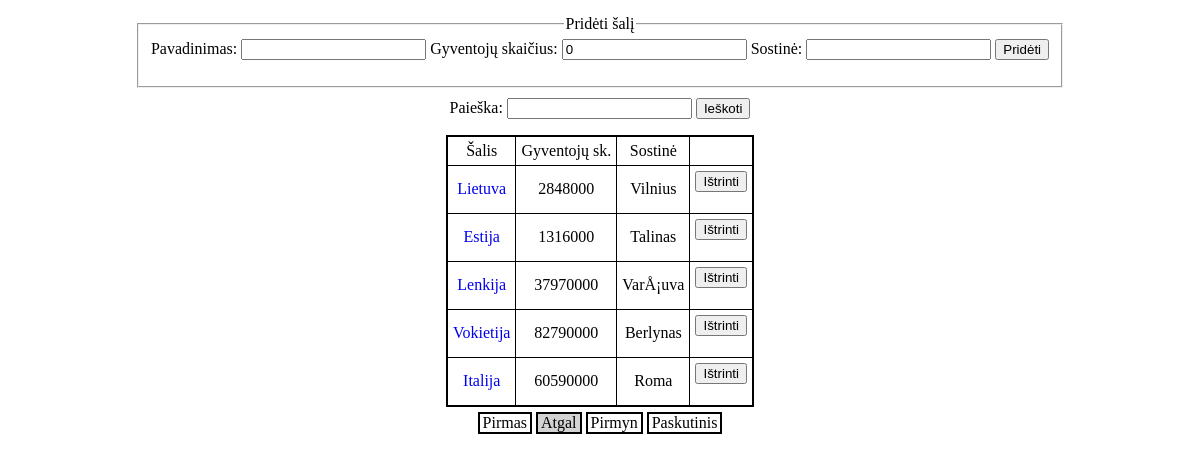
The app's page /countries.php, older data.
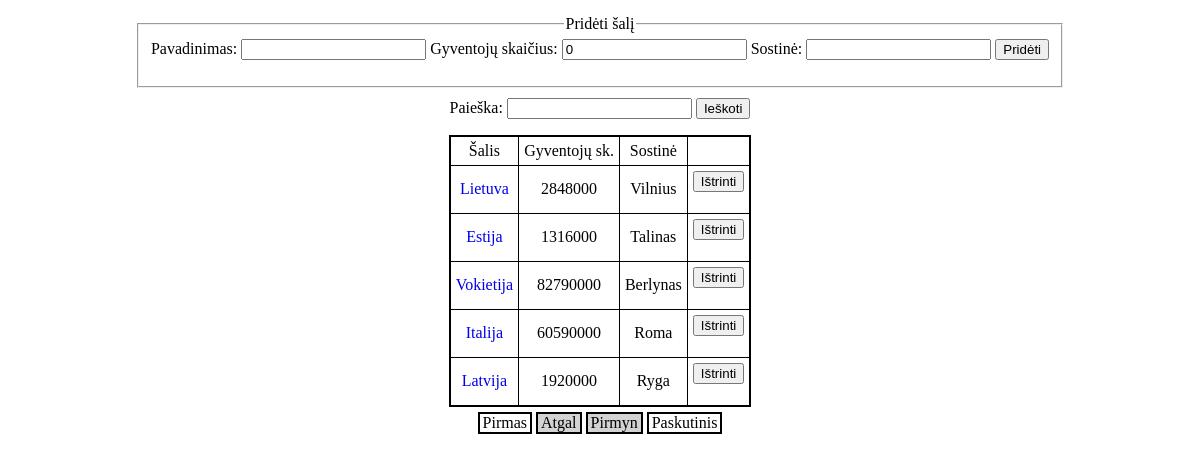
The same page, newer data.
### tables this page shows
CREATE TABLE `countries` (
  `id` int(11) NOT NULL,
  `name` varchar(45) NOT NULL,
  `population` int(11) NOT NULL,
  `capital` varchar(45) NOT NULL
);

### countryController.php (called while the page is built, shortened)
<?php include ('database.php');
include('countryModel.php');
$database = new Database();
$countryModel = new countryModel($database->connection);
if(isset($_GET['page'])){
    $pageno = $_GET['page'];
}
else{
    $pageno = 1;
}
$no_per_page = config::RECORD_NUM_PER_PAGE;
if(isset($_GET['search_string'])){
    $search_string = $_GET['search_string'];
    $link = "?search_string=".$_GET['search_string']."&";
    $total_pages = ceil($countryModel->getSearchedCountriesCount($_GET['search_string']) / $no_per_page);
    $countries = $countryModel->searchCountries($_GET['search_string'], $pageno, $no_per_page);
    if($pageno > $total_pages && $total_pages > 0){
        header('Location: countries.php'.$link.'page='.$total_pages);
        exit();
    }
    else if($pageno < 1) {
        header('Location: countries.php'.$link.'page=1');
        exit();
    }
}
else {
    $search_string = "";
    $link = "?";
    $total_pages = ceil($countryModel->getCountriesCount() / $no_per_page);
    $countries = $countryModel->getCountries($pageno, $no_per_page);
}
?>

### database.php (called while the page is built, shortened)
<?php
class Database{
    function __construct()
    {
        $this->connection = mysqli_connect(config::DB_HOST, config::DB_USER, config::DB_PASS, config::DB_NAME);
    }
}
?>

### countryModel.php (called while the page is built, shortened)
<?php
class countryModel
{
    public $connection;
    function __construct($connection)
    {
        $this->connection = $connection;
    }
    function getCountries($page_no, $no_per_page){
        $offset = ($page_no-1) * $no_per_page;
        $statement = mysqli_prepare($this->connection, 'SELECT * FROM countries LIMIT ?, ?');
        $statement->bind_param('ii', $offset, $no_per_page);
        $statement->execute();
        return $statement->get_result();
    }
    function getCountriesCount(){
        $query = "SELECT count(*) as count FROM countries";
        $result = mysqli_query($this->connection, $query);
        return mysqli_fetch_assoc($result)['count'];
    }
}

### countries.php (the view, shortened to what this page needs)
<html>
<head>
    <link type="text/css" rel="stylesheet" href="style.css">
</head>
<body>
<?php include 'countryController.php';?>
<div class="container">
    <fieldset style="margin-bottom: 10px">
        <legend>Pridėti šalį</legend>
        <form  action="storeCountry.php" method="post" >
            <label>Pavadinimas: <input type="text" name="name"></label>
            <label>Gyventojų skaičius: <input type="number" name="population" value="0"></label>
            <label>Sostinė: <input type="text" name="capital"></label>
            <button type="submit">Pridėti</button>
        </form>
    </fieldset>
    <form action="countries.php" method="get">
        <label>Paieška: <input type="text" name="search_string" value="<?php echo $search_string; ?>"></label>
        <button type="submit">Ieškoti</button>
    </form>
    <?php if(mysqli_num_rows($countries) != 0) {?>
    <table>
        <thead>
        <tr>
            <td>Šalis</td>
            <td>Gyventojų sk.</td>
            <td>Sostinė</td>
            <td></td>
        </tr>
        </thead>
        <tbody>
        <?php while($country = mysqli_fetch_assoc($countries)){?>
            <tr>
                <td><a href="cities.php?id=<?php echo $country['id'] ?>"><?php echo $country['name'] ?></a></td>
                <td><?php echo $country['population'] ?></td>
                <td><?php echo $country['capital'] ?></td>
                <td>
                    <form action="deleteCountry.php" method="post" style="display: inline-block;">
                        <button type="submit">Ištrinti</button>
                    </form>
                </td>
            </tr>
        <?php } ?>
        </tbody>
    </table>
        <ul class="paging">
            <li><a href="<?php echo $link; ?>page=1">Pirmas</a></li>
            <li class="<?php if($pageno <= 1){echo 'inactive';} ?>">
                <a href="<?php if($pageno <= 1){echo '#';} else { echo $link."page=".($pageno-1); } ?>">Atgal</a>
            </li>
            <li class="<?php if($pageno >= $total_pages){echo 'inactive';} ?>">
                <a href="<?php if($pageno >= $total_pages){echo '#';} else { echo $link."page=".($pageno+1); } ?>">Pirmyn</a>
            </li>
            <li><a href="<?php echo $link; ?>page=<?php echo $total_pages ?>">Paskutinis</a></li>
        </ul>
    <?php } else {echo "Šalių nerasta</br>";?>
    <a href="countries.php"><< Visos šalys</a>
    <?php } ?>
</div>
</body>
</html>

### style.css (style rules this page uses)
body { margin: 0; padding: 0; text-align: center; }
div.container { display: inline-block; padding: 15px; margin: auto auto 15px; }
table { border: 2px solid black; border-collapse: collapse; margin: 15px auto auto; }
td { border: 1px solid black; padding: 5px; text-align: center; }
td a { text-decoration: none; }
.paging { padding: 0; margin: 5px 0 0; }
.paging li { list-style-type: none; display: inline-block; border: 2px solid black; text-decoration: none; }
.paging li a { padding: 3px; text-decoration: none; color: black }
.paging .inactive { pointer-events: none; background-color: lightgrey; }

Row changes from the older to the newer data that the page shows:
removed countries: name "Lenkija", population "37970000", capital "VarÅ¡uva"
now on this page (row unchanged): countries: name "Latvija", population "1920000", capital "Ryga"
